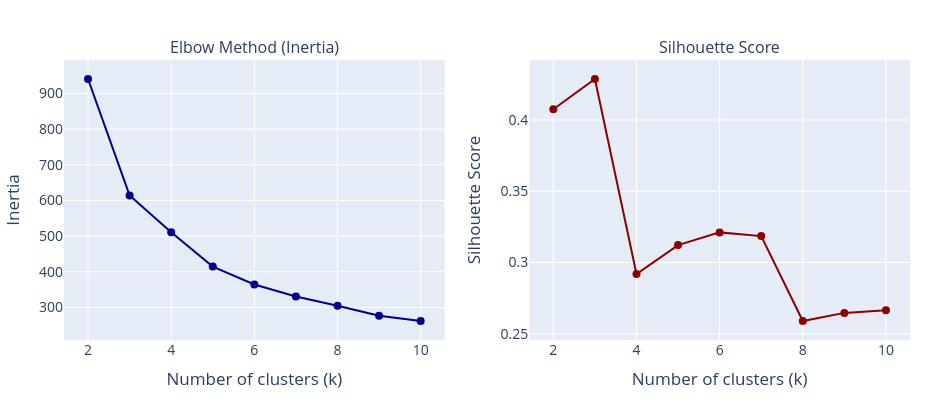

The notebook cell this image was saved under:
### Markdown cell above
## 2. KMeans clustering and cluster label assignment

- **Fit KMeans** on scaled features (StandardScaler) with k=2..10 for metrics, then fit at `n_clusters`.
- **Inertia & silhouette curves**: Elbow and silhouette vs k (displayed inline).
- **Assign cluster labels** from centroid extremes: max induction → "Induction", max pos_score → "Relative Position", max bio_jsd → "AA-biased".

### Code cell
labels, k_metrics, X_scaled = fit_kmeans_and_assign_clusters(
    feat_df, clustering_cols, k=n_clusters
)
plot_inertia_silhouette_curves(
    k_metrics,
    out_dir / "inertia_silhouette_curves",
    display_inline=True,
)

feat_df = assign_cluster_labels_from_centroids(feat_df, labels, clustering_cols)

# KMeans metrics (k=2..10)
display(k_metrics)

### Figure 1 — Plotly figure (JSON) as saved in the notebook; plotly's stock layout.template omitted (floating-point values rounded to 4 significant figures)
{"data": [{"line": {"color": "darkblue", "width": 2}, "marker": {"color": "darkblue", "size": 8}, "mode": "lines+markers", "name": "Inertia", "type": "scatter", "x": [2, 3, 4, 5, 6, 7, 8, 9, 10], "xaxis": "x", "y": [940.3, 614.1, 510.6, 414.6, 364.5, 330.9, 305.1, 276.9, 262.0], "yaxis": "y"}, {"line": {"color": "darkred", "width": 2}, "marker": {"color": "darkred", "size": 8}, "mode": "lines+markers", "name": "Silhouette Score", "type": "scatter", "x": [2, 3, 4, 5, 6, 7, 8, 9, 10], "xaxis": "x2", "y": [0.4076, 0.4288, 0.2919, 0.3122, 0.3212, 0.3185, 0.259, 0.2647, 0.2665], "yaxis": "y2"}], "layout": {"annotations": [{"font": {"size": 16}, "showarrow": false, "text": "Elbow Method (Inertia)", "x": 0.225, "xanchor": "center", "xref": "paper", "y": 1, "yanchor": "bottom", "yref": "paper"}, {"font": {"size": 16}, "showarrow": false, "text": "Silhouette Score", "x": 0.775, "xanchor": "center", "xref": "paper", "y": 1, "yanchor": "bottom", "yref": "paper"}], "font": {"size": 14}, "height": 400, "margin": {"b": 60, "l": 60, "r": 40, "t": 60}, "showlegend": false, "title": {"text": "", "x": 0.5}, "width": 950, "xaxis": {"anchor": "y", "domain": [0, 0.45], "title": {"text": "Number of clusters (k)"}}, "xaxis2": {"anchor": "y2", "domain": [0.55, 1], "title": {"text": "Number of clusters (k)"}}, "yaxis": {"anchor": "x", "domain": [0, 1], "title": {"text": "Inertia"}}, "yaxis2": {"anchor": "x2", "domain": [0, 1], "title": {"text": "Silhouette Score"}}}}
